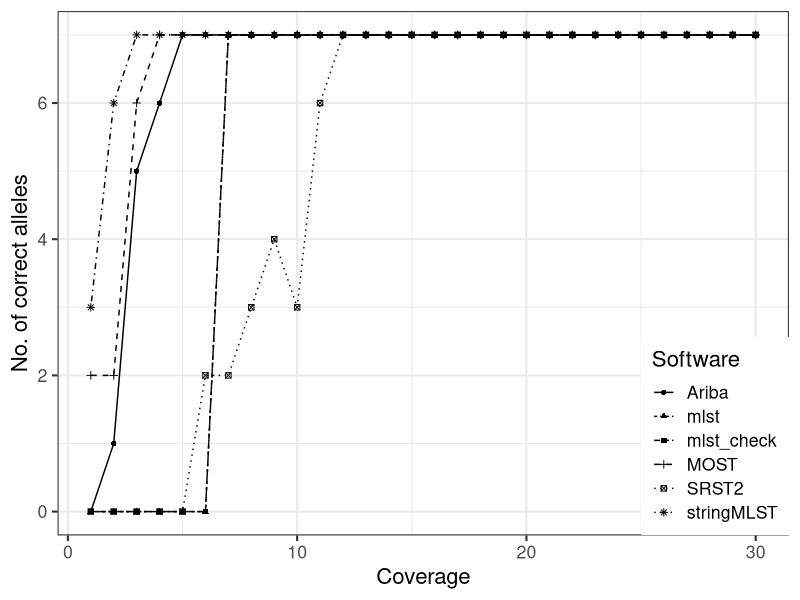

Source code (R): (Note: this script raises an error after producing the figure.)
library(ggplot2)
all_data = read.table('coverage_results.tsv',header = TRUE, sep = "\t")

ggplot(data = all_data, aes(x = Coverage, y = Correct_alleles, group = Software, linetype=Software,shape = Software )) +geom_line()+geom_point()+
theme_classic() +
ylim(c(0,7))+
xlab("Coverage") +
ylab("No. of correct alleles")+
theme_bw(base_size = 16) +  theme(legend.justification=c(1,0),legend.position=c(1,0))+
ggsave(filename="coverage_correct_alleles.png", scale=1)

ggplot(data = all_data, aes(x = Coverage, y = Time, group = Software, linetype=Software,shape = Software )) +geom_line()+geom_point()+
theme_classic() +
xlab("Coverage") +
ylab("Running time(s)")+
theme_bw(base_size = 16) +  theme(legend.justification=c(1,0),legend.position=c(1,0))+
ggsave(filename="coverage_running_time.png", scale=1)


ggplot(data = all_data, aes(x = Coverage, y = Disk_space, group = Software, linetype=Software,shape = Software )) +geom_line()+geom_point()+
theme_classic() +
xlab("Coverage") +
ylab("Disk space (bytes)")+
theme_bw(base_size = 16) +  theme(legend.justification=c(1,0),legend.position=c(1,0))+
ggsave(filename="coverage_disk_space.png", scale=1)